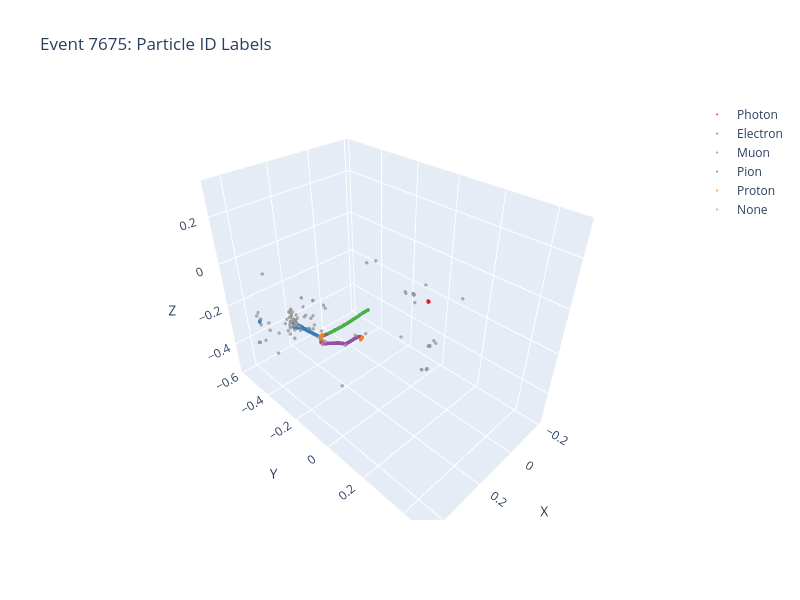

Source (notebook cell):
### Markdown cell above
### Particle ID Labels

### Code cell
colors = ['#e41a1c', '#377eb8', '#4daf4a', '#984ea3', '#ff7f00', '#999999']

fig = go.Figure()
for i, name in enumerate(PID_CLASSES):
    mask = pid == i
    if mask.sum() > 0:
        fig.add_trace(go.Scatter3d(
            x=coords[mask, 0], y=coords[mask, 1], z=coords[mask, 2],
            mode='markers',
            marker=dict(size=2, color=colors[i], opacity=0.8),
            name=name
        ))

fig.update_layout(
    title=f'Event {idx}: Particle ID Labels',
    scene=dict(xaxis_title='X', yaxis_title='Y', zaxis_title='Z'),
    width=800, height=600
)
fig.show()
